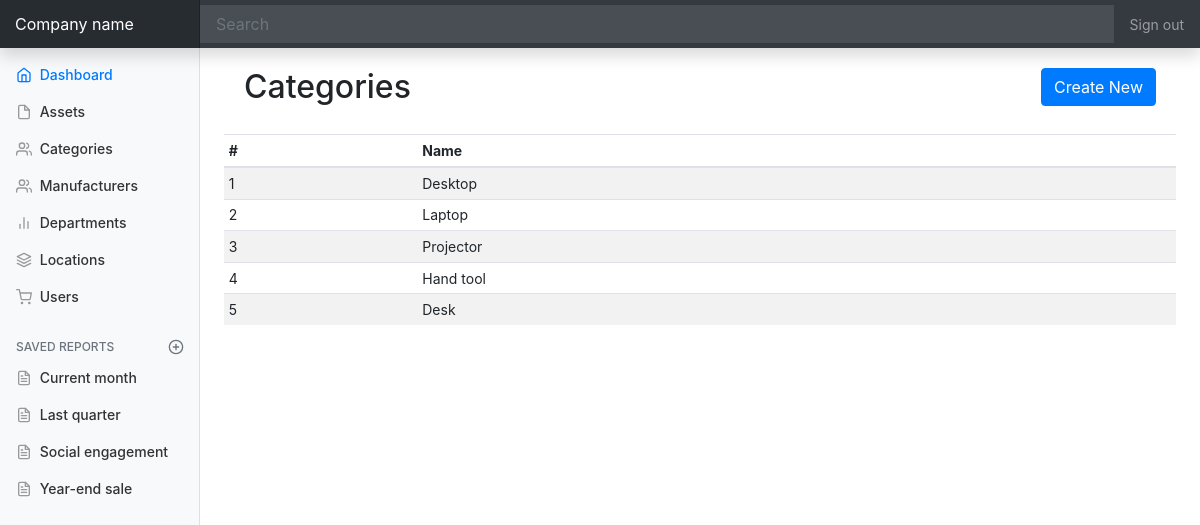
The page /categories on the database as committed earlier.
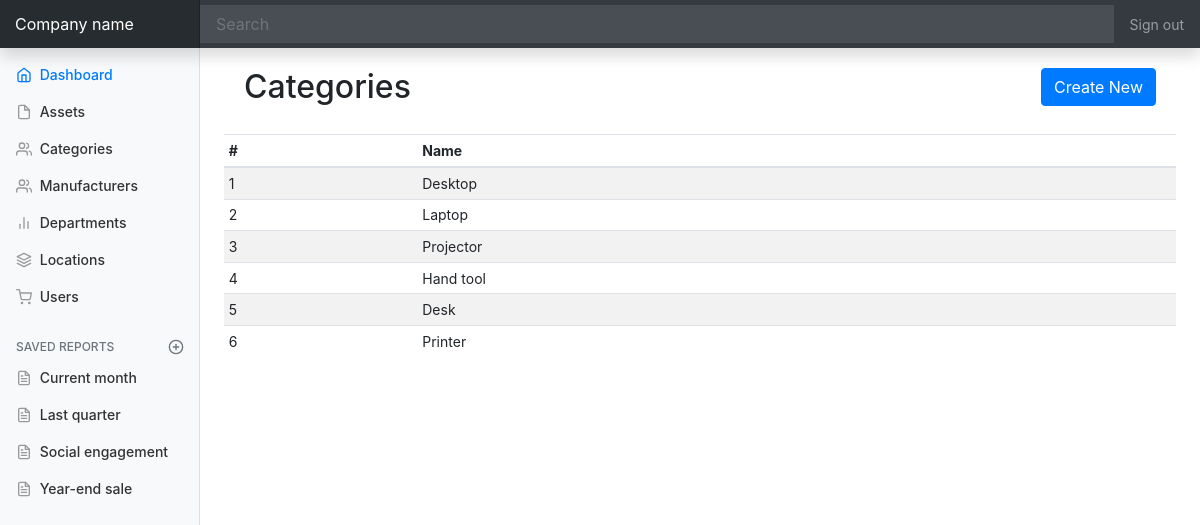
The same page on the database as committed later.
### app/models.py (models this page shows, shortened)
class Category(db.Model):
	id = db.Column(db.Integer, primary_key=True)
	name = db.Column(db.String(64), unique=True)
	assets = db.relationship('Asset', backref="category")

### app/routes.py (the view)
@app.route('/categories')
def categories():
	categories = Category.query.all()
	return render_template('categories.html', title='Categories', categories=categories)

### app/templates/categories.html
{% extends "base.html" %}
{% block content %}
<section style="padding: 20px;">
  <h2 style="display:inline-flex;">Categories</h2>
  <a class="btn btn-primary float-right" href="categories/create">Create New</a>
</section>
<div class="table-responsive">
  <table class="table table-striped table-sm">
    <thead>
      <tr>
        <th>#</th>
        <th>Name</th>
      </tr>
    </thead>
    <tbody>
    	{% for category in categories %}
      <tr>
        <td>{{ category.id }}</td>
        <td>{{ category.name }}</td>
      </tr>
      {% endfor %}
    </tbody>
  </table>
</div>
{% endblock %}

Rows that differ between the two databases and show on the page:
added Category: id "6", name "Printer"
